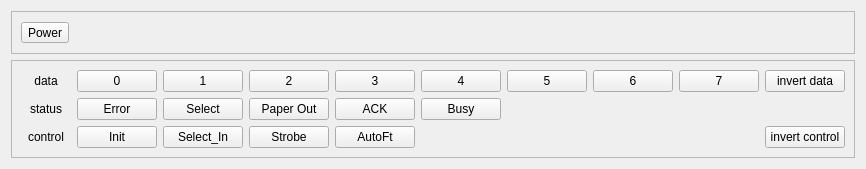
<?xml version="1.0" encoding="UTF-8"?>
<ui version="4.0">
 <class>ParportBox</class>
 <widget class="QWidget" name="ParportBox">
  <property name="geometry">
   <rect>
    <x>0</x>
    <y>0</y>
    <width>849</width>
    <height>169</height>
   </rect>
  </property>
  <property name="windowTitle">
   <string>Dialog</string>
  </property>
  <layout class="QVBoxLayout" name="verticalLayout">
   <item>
    <widget class="QFrame" name="frame_2">
     <property name="frameShape">
      <enum>QFrame::StyledPanel</enum>
     </property>
     <property name="frameShadow">
      <enum>QFrame::Raised</enum>
     </property>
     <layout class="QVBoxLayout" name="verticalLayout_3">
      <item>
       <layout class="QHBoxLayout" name="playout">
        <item>
         <widget class="QToolButton" name="powerButton">
          <property name="text">
           <string>Power</string>
          </property>
          <property name="icon">
           <iconset resource="../../mainwindow/images.qrc">
            <normaloff>:/mainwindow/system-shutdown.png</normaloff>:/mainwindow/system-shutdown.png</iconset>
          </property>
          <property name="iconSize">
           <size>
            <width>32</width>
            <height>32</height>
           </size>
          </property>
          <property name="checkable">
           <bool>true</bool>
          </property>
         </widget>
        </item>
        <item>
         <spacer name="horizontalSpacer">
          <property name="orientation">
           <enum>Qt::Horizontal</enum>
          </property>
          <property name="sizeHint" stdset="0">
           <size>
            <width>40</width>
            <height>20</height>
           </size>
          </property>
         </spacer>
        </item>
       </layout>
      </item>
     </layout>
    </widget>
   </item>
   <item>
    <widget class="QFrame" name="frame">
     <property name="frameShape">
      <enum>QFrame::StyledPanel</enum>
     </property>
     <property name="frameShadow">
      <enum>QFrame::Raised</enum>
     </property>
     <layout class="QVBoxLayout" name="verticalLayout_2">
      <item>
       <layout class="QGridLayout" name="gridLayout">
        <item row="0" column="1">
         <widget class="QPushButton" name="btnData0">
          <property name="text">
           <string>0</string>
          </property>
         </widget>
        </item>
        <item row="0" column="3">
         <widget class="QPushButton" name="btnData2">
          <property name="text">
           <string>2</string>
          </property>
         </widget>
        </item>
        <item row="0" column="4">
         <widget class="QPushButton" name="btnData3">
          <property name="text">
           <string>3</string>
          </property>
         </widget>
        </item>
        <item row="0" column="2">
         <widget class="QPushButton" name="btnData1">
          <property name="text">
           <string>1</string>
          </property>
         </widget>
        </item>
        <item row="0" column="5">
         <widget class="QPushButton" name="btnData4">
          <property name="text">
           <string>4</string>
          </property>
         </widget>
        </item>
        <item row="0" column="6">
         <widget class="QPushButton" name="btnData5">
          <property name="text">
           <string>5</string>
          </property>
         </widget>
        </item>
        <item row="0" column="7">
         <widget class="QPushButton" name="btnData6">
          <property name="text">
           <string>6</string>
          </property>
         </widget>
        </item>
        <item row="0" column="8">
         <widget class="QPushButton" name="btnData7">
          <property name="text">
           <string>7</string>
          </property>
         </widget>
        </item>
        <item row="0" column="0">
         <widget class="QLabel" name="labelData">
          <property name="text">
           <string>data</string>
          </property>
          <property name="alignment">
           <set>Qt::AlignCenter</set>
          </property>
         </widget>
        </item>
        <item row="0" column="9">
         <widget class="QPushButton" name="btnInvertData">
          <property name="text">
           <string>invert data</string>
          </property>
         </widget>
        </item>
        <item row="1" column="5">
         <widget class="QPushButton" name="btnStatusBusy">
          <property name="text">
           <string>Busy</string>
          </property>
         </widget>
        </item>
        <item row="1" column="0">
         <widget class="QLabel" name="labelStatus">
          <property name="text">
           <string>status</string>
          </property>
          <property name="alignment">
           <set>Qt::AlignCenter</set>
          </property>
         </widget>
        </item>
        <item row="1" column="1">
         <widget class="QPushButton" name="btnStatusError">
          <property name="text">
           <string>Error</string>
          </property>
         </widget>
        </item>
        <item row="1" column="2">
         <widget class="QPushButton" name="btnStatusSelect">
          <property name="text">
           <string>Select</string>
          </property>
         </widget>
        </item>
        <item row="1" column="3">
         <widget class="QPushButton" name="btnStatusPaperOut">
          <property name="text">
           <string>Paper Out</string>
          </property>
         </widget>
        </item>
        <item row="1" column="4">
         <widget class="QPushButton" name="btnStatusACK">
          <property name="text">
           <string>ACK</string>
          </property>
         </widget>
        </item>
        <item row="2" column="1">
         <widget class="QPushButton" name="btnInit">
          <property name="text">
           <string>Init</string>
          </property>
         </widget>
        </item>
        <item row="2" column="2">
         <widget class="QPushButton" name="btnSelectIn">
          <property name="text">
           <string>Select_In</string>
          </property>
         </widget>
        </item>
        <item row="2" column="3">
         <widget class="QPushButton" name="btnStrobe">
          <property name="text">
           <string>Strobe</string>
          </property>
         </widget>
        </item>
        <item row="2" column="4">
         <widget class="QPushButton" name="btnAutoFt">
          <property name="text">
           <string>AutoFt</string>
          </property>
         </widget>
        </item>
        <item row="2" column="9">
         <widget class="QPushButton" name="btnInvertControl">
          <property name="text">
           <string>invert control</string>
          </property>
         </widget>
        </item>
        <item row="2" column="0">
         <widget class="QLabel" name="labelControl">
          <property name="text">
           <string>  control  </string>
          </property>
          <property name="alignment">
           <set>Qt::AlignCenter</set>
          </property>
         </widget>
        </item>
       </layout>
      </item>
     </layout>
    </widget>
   </item>
  </layout>
 </widget>
 <tabstops>
  <tabstop>btnData0</tabstop>
  <tabstop>btnData1</tabstop>
  <tabstop>btnData2</tabstop>
  <tabstop>btnData3</tabstop>
  <tabstop>btnData4</tabstop>
  <tabstop>btnData5</tabstop>
  <tabstop>btnData6</tabstop>
  <tabstop>btnData7</tabstop>
 </tabstops>
 <resources>
  <include location="../../mainwindow/images.qrc"/>
 </resources>
 <connections/>
</ui>
